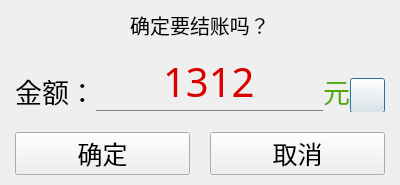
<?xml version="1.0" encoding="UTF-8"?>
<ui version="4.0">
 <class>Dialog</class>
 <widget class="QDialog" name="Dialog">
  <property name="geometry">
   <rect>
    <x>0</x>
    <y>0</y>
    <width>400</width>
    <height>185</height>
   </rect>
  </property>
  <property name="minimumSize">
   <size>
    <width>400</width>
    <height>185</height>
   </size>
  </property>
  <property name="maximumSize">
   <size>
    <width>400</width>
    <height>185</height>
   </size>
  </property>
  <property name="windowTitle">
   <string>Dialog</string>
  </property>
  <property name="styleSheet">
   <string notr="true">QDialog#Dialog {background-image: url(:/bg8.png);}
QPushButton#pushButton_2:pressed {padding-top:5px;padding-left:5px;}
QPushButton#pushButton_2:hover {background: rgb(82, 178, 23);}

QPushButton#pushButton_3:pressed {padding-top:5px;padding-left:5px;}
QPushButton#pushButton_3:hover {background: rgb(229, 21, 59);}
QPushButton#pushButton {border-image: url(:/bg7.png);}
QPushButton#pushButton:hover {background: rgba(255, 255, 255, 150);}
QPushButton#pushButton:pressed {background: rgb(82, 178, 23);}


</string>
  </property>
  <layout class="QVBoxLayout" name="verticalLayout_2">
   <property name="spacing">
    <number>0</number>
   </property>
   <property name="leftMargin">
    <number>15</number>
   </property>
   <property name="topMargin">
    <number>0</number>
   </property>
   <property name="rightMargin">
    <number>15</number>
   </property>
   <property name="bottomMargin">
    <number>10</number>
   </property>
   <item>
    <widget class="QLabel" name="label">
     <property name="minimumSize">
      <size>
       <width>0</width>
       <height>50</height>
      </size>
     </property>
     <property name="maximumSize">
      <size>
       <width>16777215</width>
       <height>50</height>
      </size>
     </property>
     <property name="font">
      <font>
       <family>微软雅黑 Light</family>
       <pointsize>15</pointsize>
      </font>
     </property>
     <property name="text">
      <string>确定要结账吗？</string>
     </property>
     <property name="alignment">
      <set>Qt::AlignCenter</set>
     </property>
    </widget>
   </item>
   <item>
    <widget class="QWidget" name="widget_3" native="true">
     <layout class="QHBoxLayout" name="horizontalLayout_2">
      <property name="spacing">
       <number>0</number>
      </property>
      <property name="leftMargin">
       <number>0</number>
      </property>
      <property name="topMargin">
       <number>0</number>
      </property>
      <property name="rightMargin">
       <number>0</number>
      </property>
      <property name="bottomMargin">
       <number>0</number>
      </property>
      <item>
       <widget class="QLabel" name="label_2">
        <property name="minimumSize">
         <size>
          <width>0</width>
          <height>60</height>
         </size>
        </property>
        <property name="maximumSize">
         <size>
          <width>16777215</width>
          <height>60</height>
         </size>
        </property>
        <property name="font">
         <font>
          <family>微软雅黑 Light</family>
          <pointsize>20</pointsize>
         </font>
        </property>
        <property name="text">
         <string>金额：</string>
        </property>
        <property name="alignment">
         <set>Qt::AlignBottom|Qt::AlignHCenter</set>
        </property>
       </widget>
      </item>
      <item>
       <widget class="QLineEdit" name="lineEdit">
        <property name="minimumSize">
         <size>
          <width>0</width>
          <height>60</height>
         </size>
        </property>
        <property name="maximumSize">
         <size>
          <width>16777215</width>
          <height>60</height>
         </size>
        </property>
        <property name="font">
         <font>
          <family>微软雅黑</family>
          <pointsize>30</pointsize>
         </font>
        </property>
        <property name="styleSheet">
         <string notr="true">color: rgb(219, 0, 0);
border-bottom: 1px solid gray;
background-color: rgba(255, 255, 255, 0);</string>
        </property>
        <property name="text">
         <string>1312</string>
        </property>
        <property name="frame">
         <bool>false</bool>
        </property>
        <property name="alignment">
         <set>Qt::AlignBottom|Qt::AlignHCenter</set>
        </property>
        <property name="readOnly">
         <bool>true</bool>
        </property>
       </widget>
      </item>
      <item>
       <widget class="QLabel" name="label_3">
        <property name="minimumSize">
         <size>
          <width>0</width>
          <height>60</height>
         </size>
        </property>
        <property name="maximumSize">
         <size>
          <width>16777215</width>
          <height>60</height>
         </size>
        </property>
        <property name="font">
         <font>
          <family>微软雅黑 Light</family>
          <pointsize>20</pointsize>
         </font>
        </property>
        <property name="styleSheet">
         <string notr="true">color: rgb(85, 170, 0);</string>
        </property>
        <property name="text">
         <string>元</string>
        </property>
        <property name="alignment">
         <set>Qt::AlignBottom|Qt::AlignHCenter</set>
        </property>
       </widget>
      </item>
      <item>
       <widget class="QWidget" name="widget_2" native="true">
        <layout class="QVBoxLayout" name="verticalLayout">
         <property name="spacing">
          <number>0</number>
         </property>
         <property name="leftMargin">
          <number>0</number>
         </property>
         <property name="topMargin">
          <number>28</number>
         </property>
         <property name="rightMargin">
          <number>0</number>
         </property>
         <property name="bottomMargin">
          <number>0</number>
         </property>
         <item>
          <widget class="QPushButton" name="pushButton">
           <property name="minimumSize">
            <size>
             <width>35</width>
             <height>35</height>
            </size>
           </property>
           <property name="maximumSize">
            <size>
             <width>35</width>
             <height>35</height>
            </size>
           </property>
           <property name="styleSheet">
            <string notr="true"/>
           </property>
           <property name="text">
            <string/>
           </property>
          </widget>
         </item>
        </layout>
       </widget>
      </item>
     </layout>
    </widget>
   </item>
   <item>
    <widget class="QWidget" name="widget" native="true">
     <layout class="QHBoxLayout" name="horizontalLayout">
      <property name="spacing">
       <number>20</number>
      </property>
      <property name="leftMargin">
       <number>0</number>
      </property>
      <property name="topMargin">
       <number>20</number>
      </property>
      <property name="rightMargin">
       <number>0</number>
      </property>
      <property name="bottomMargin">
       <number>0</number>
      </property>
      <item>
       <widget class="QPushButton" name="pushButton_2">
        <property name="sizePolicy">
         <sizepolicy hsizetype="Minimum" vsizetype="Minimum">
          <horstretch>0</horstretch>
          <verstretch>0</verstretch>
         </sizepolicy>
        </property>
        <property name="font">
         <font>
          <family>幼圆</family>
          <pointsize>19</pointsize>
         </font>
        </property>
        <property name="text">
         <string>确定</string>
        </property>
       </widget>
      </item>
      <item>
       <widget class="QPushButton" name="pushButton_3">
        <property name="sizePolicy">
         <sizepolicy hsizetype="Minimum" vsizetype="Minimum">
          <horstretch>0</horstretch>
          <verstretch>0</verstretch>
         </sizepolicy>
        </property>
        <property name="font">
         <font>
          <family>幼圆</family>
          <pointsize>19</pointsize>
         </font>
        </property>
        <property name="text">
         <string>取消</string>
        </property>
       </widget>
      </item>
     </layout>
    </widget>
   </item>
  </layout>
 </widget>
 <resources>
  <include location="images.qrc"/>
 </resources>
 <connections/>
</ui>
